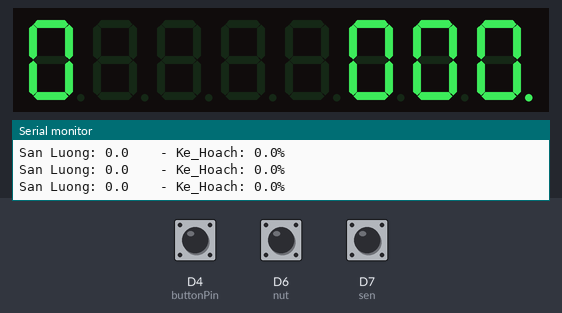
The sketch below on a simulated ESP8266 (NodeMCU). Parts: 8-digit seven-segment display, the last lines printed to the serial monitor. The test bench sets the inputs (shaded band); at power-on: D6 (nut) HIGH, D7 (sen) HIGH, D4 (buttonPin) HIGH. WiFi joins after 1.5 s; servers stay silent unless stated.

Above: at 2.7 s.
2.8 s: D6 (nut) pulled LOW for 3.2 s
At 6.8 s:
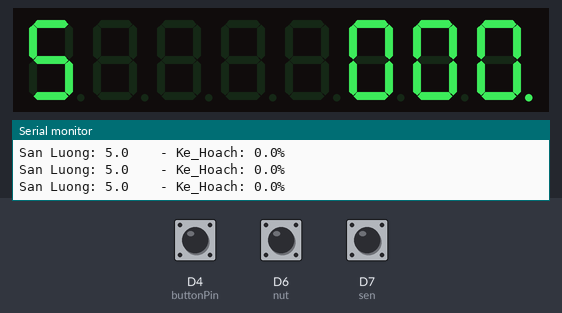
7.5 s: D7 (sen) pulled LOW for 0.25 s
9.6 s: D6 (nut) pulled LOW for 0.25 s
At 11.3 s:
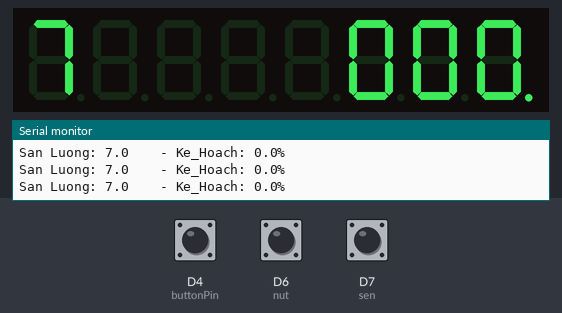
11.7 s: D7 (sen) pulled LOW for 1 s
At 13.6 s:
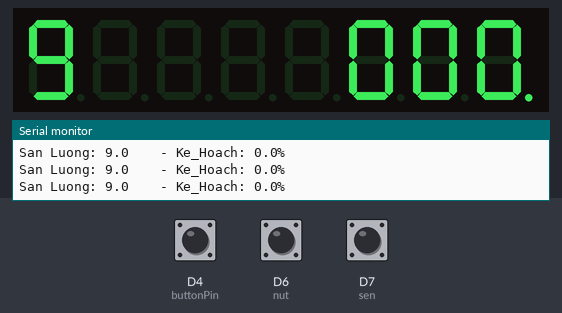
Timing chart, 0 to 15.1 s (numbered marks = the images above; inputs shaded):
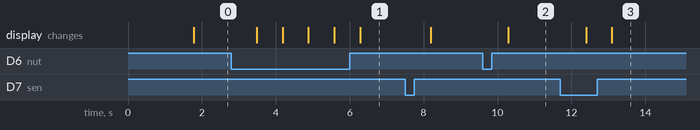

Measured:
- after the input at 2.8 s, the display: first changes after 0.68 s (image 1 shows a later state)
- after the input at 9.6 s, the display: changes after 0.69 s (image 2)
- after the input at 11.7 s, the display: first changes after 0.69 s (image 3 shows a later state)

The sketch:

Code_DEM_SAN_PHAM.ino
```cpp
#include <ESP8266WiFi.h>
#include <Wire.h>
#include "LedControl.h" //  need the library
unsigned long myTime;
#include <Wire.h>
LedControl lc=LedControl(D1,D0,D2,1); // lc is our object
// pin 12 D0 is connected to the MAX7219 pin 1
// pin 11 D1 is connected to the CLK pin 13
// pin 10 D2 is connected to LOAD pin 12
// 1 as we are only using 1 MAX7219
int tang = D3; //Tăng Thủ Công Kế Hoạch
int giam = D5; //Giảm Thủ Công Kế Hoạch
int nut = D6;  //Tăng Sản lượng Thủ Công
int sen = D7;  //Tăng sản lượng theo cảm biến đếm
const int buttonPin = D4; //Khai báo chân nút nhấn (Button)
int reding = 0;
int conter = 0;
int conter2 = 0;
int conter3 = 0;
int conter4 = 0;
int conter5 = 0;
int conter6 = 0;
int a,b,c,d,e,f;
int buttonPushCounter = 0;   //Số lần button được nhấn
int buttonState = 0;         //Trạng thái hiện tại của button
int lastButtonState = 0;     //Trạng thái trước đó của button
float k = 0;
float s = 0;
//WiFiSetting
const char* ssid      = "Thu Thao"; //Tên Wifi
const char* password  = "12052002";  //Pass Wifi

WiFiClient client;

//ThingSpeakSetting
const int channelID    = 1454544;// Enter Channel ID;
String writeAPIKey    = "PQI57ZOK1K34UKNQ";  //API Key
const char* server    = "api.thingspeak.com"; //Giữ nguyên

//FunctionDeclare
void    wifiSetup();
void    thingConnect();
void    readSensor(void);
void    printData(void);

void setup() {
  Serial.begin(115200);
  pinMode(buttonPin, INPUT_PULLUP); //Cài đặt button là INPUT
  pinMode (tang, INPUT_PULLUP);
  pinMode (giam, INPUT_PULLUP);
  pinMode (nut, INPUT_PULLUP);
  pinMode (sen, INPUT_PULLUP);
  lc.shutdown(0,false);// turn off power saving, enables display
  lc.setIntensity(0,8);// sets brightness (0~15 possible values)
  lc.clearDisplay(0);// clear screen
  Serial.println("Start Reading Sensor!\n");
  wifiSetup();
}

void loop() {
  thingConnect();
  readSensor();
  printData();
}

void wifiSetup() {
  Serial.print("Connecting");
  WiFi.begin(ssid, password);
  while (WiFi.status() != WL_CONNECTED) {
    Serial.print(".");
    delay(100);
  }
  Serial.print("\r\nWiFi connected");
  logoConsole();
}

void thingConnect() {
  if (client.connect(server, 80)) {
    String body = "field1=" + String(s, 1) + "&field2=" + String(k, 1);
    client.print("POST /update HTTP/1.1\n");
    client.print("Host: api.thingspeak.com\n");
    client.print("Connection: close\n");
    client.print("X-THINGSPEAKAPIKEY: " + writeAPIKey + "\n");
    client.print("Content-Type: application/x-www-form-urlencoded\n");
    client.print("Content-Length: ");
    client.print(body.length());
    client.print("\n\n");
    client.print(body);
    client.print("\n\n");
  }
}

void printData(void) {
   Serial.printf("San Luong: % s    - Ke_Hoach: %s%\r\n", String(s, 1).c_str(), String(k, 1).c_str());
}

void readSensor(void) {

  buttonState = digitalRead(buttonPin); //Đọc giá trị nút nhấn
  if (buttonState != lastButtonState) //Nếu trạng thái khác
  {
    if (buttonState == LOW) //Nếu nút được nhấn
    { delay(300);
      buttonPushCounter++; //Tăng biến đếm số lần nhấn
    }}
  lastButtonState = buttonState; //Lưu lại trạng thái hiện tại

  //Tang 1
 if (buttonPushCounter %4 == 1){
 if (digitalRead(tang) == LOW){
      delay(500);
  conter = conter + 1;}}
  a = conter ;
  if (a < 10){
lc.setDigit(0,0,a,true);
 }
 if (a > 9){
  conter = 0;
  a = 0;
lc.setDigit(0,0,a,false);
 }
//Tang 2
 if (buttonPushCounter %4 == 2){
  if (digitalRead(tang) == LOW){
      delay(500);
  conter2 = conter2 + 1;}}
  b = conter2 ;
  if (b < 10){
lc.setDigit(0,1,b,false);
 }
 if (b > 9){
  conter2 = 0;
  b = 0;

lc.setDigit(0,1,b,false);}
 if (buttonPushCounter %4 == 3){
  if (digitalRead(tang) == LOW){
      delay(500);
  conter3 = conter3 + 1;}}
  c = conter3 ;
  if (c < 10){
lc.setDigit(0,2,c,false);
 }
 if (c > 9){
  conter3 = 0;
  c = 0;

lc.setDigit(0,2,c,false);
 }

// KE HOACH
  if (buttonPushCounter %4 == 1){
  if (digitalRead(giam) == LOW){
      delay(200);
  conter = conter - 1;}}
  a = conter;
  if (a > 0){
lc.setDigit(0,0,a,false);
 }
 if (a < 0){
  conter = 9;
  a = 9;
lc.setDigit(0,0,a,false);
 }


  if (buttonPushCounter %4 == 2){
  if (digitalRead(giam) == LOW){
      delay(200);
  conter2 = conter2 - 1;}}
  b = conter2;
  if (b > 0){
lc.setDigit(0,1,b,false);
 }
 if (b < 0){
  conter2 = 9;
  b = 9;
lc.setDigit(0,1,b,false);
 }
  if (buttonPushCounter %4 == 3){
  if (digitalRead(giam) == LOW){
      delay(200);
  conter3 = conter3 - 1;}}
  c = conter3;
  if (c > 0){
lc.setDigit(0,2,c,false);
 }
 if (c < 0){
  conter3 = 9;
  c = 9;
lc.setDigit(0,2,c,false);
 }
// SAN LƯỢNG
  if (digitalRead(sen)== LOW || digitalRead(nut) == LOW){
      delay(500);
  conter4 = conter4 + 1;}
  d = conter4;
  if (d < 10){
lc.setDigit(0,7,d,false);
 }
 if (d > 9){
  d = 0;
lc.setDigit(0,7,d,false);
 }


 if (conter4 > 9){
  conter5 = conter5 + 1;
  e = conter5;
  if (e < 10){
  lc.setDigit(0,6,e,false);}
  if (e > 9){
  e = 0;
lc.setDigit(0,6,e,false);}
  conter4 = 0;
  d = conter4;
  }
 if (conter5 > 9){
  conter6 = conter6 + 1;
  f = conter6;
  if (f < 10){
  lc.setDigit(0,5,f,false);}
  if (f > 9){
  f = 0;
lc.setDigit(0,5,f,false);}
  conter5 = 0;
  e = conter5;}
  if (conter4 > 9 && conter5 > 9 && conter6 > 9){
  conter4 = 0;
  d = conter4;
  conter5 = 0;
  e = conter5;
  conter6 = 0;
  f = conter6;}
  k = c*100 + b*10 +a;
  s = f*100 + e*10 + d;
}


void logoConsole(void) {
  Serial.printf("----------------------\\\\\n");
  Serial.printf("|| EPCBTechEPCBTechEPCB ||\n");
  Serial.printf("|| P                  T ||\n");
  Serial.printf("|| C      .*.         e ||\n");
  Serial.printf("|| B      * *  .*.    c ||\n");
  Serial.printf("|| T***.  * *  * `****h ||\n");
  Serial.printf("|| e   `**' *  *      E ||\n");
  Serial.printf("|| c        `**'      P ||\n");
  Serial.printf("|| h                  C ||\n");
  Serial.printf("|| EPCBTechEPCBTechEPCB ||\n");
  Serial.printf("----------------------//\n");
  Serial.printf("//---------------------------------------------------------------------------------\\\\\n");
  Serial.printf("||   __ _                            _   _  _             _ _                          ||\n");
  Serial.printf("||  / __| |_   _ _ _ _  _ _   ___| | |  \\/  | __  _ _ () |_ _  _ __                   ||\n");
  Serial.printf("|| | |   | '_ \\ / ` | ' \\| '_ \\ / _ \\ | | |\\/| |/ _ \\| '_ \\| | __/ _ \\| '__|   ||\n");
  Serial.printf("|| | |___| | | | (| | | | | | | |  __/ | | |  | | () | | | | | || (_) | | \            ||\n");
  Serial.printf("||  \\____|_| |_|\\__,_|_| |_|_| |_|\\___|_| |_|  |_|\\___/|_| |_|_|\\__\\___/|_|      ||\n");
  Serial.printf("\\\\---------------------------------------------------------------------------------//  \n");
}
```
